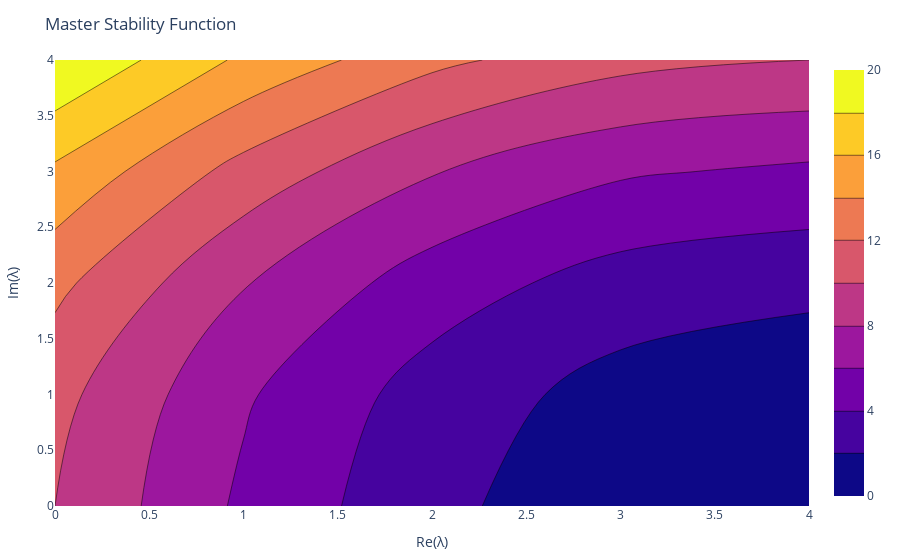

Notebook source saved alongside this figure:
### Code cell
using PlotlyJS
using LaTeXStrings

layout = Layout(
    title="Master Stability Function",
    xaxis_title="Re(λ)",
    yaxis_title="Im(λ)",
    legend_title="Legend Title"
)
c = contour(
    z=[
        10      10.625      12.5       15.625     20
        5.625    6.25       8.125      11.25      15.625
        2.5      3.125      5.         8.125      12.5
        0.625    1.25       3.125      6.25       10.625
        0        0.625      2.5        5.625      10
    ]'
)
plot(c, layout)

### Figure 1 — Plotly figure (JSON) as saved in the notebook; plotly's stock layout.template omitted (floating-point values rounded to 4 significant figures)
{"data": [{"autocontour": true, "contours": {"end": 18, "size": 2, "start": 2}, "transpose": true, "type": "contour", "z": [[10, 10.62, 12.5, 15.62, 20], [5.625, 6.25, 8.125, 11.25, 15.62], [2.5, 3.125, 5, 8.125, 12.5], [0.625, 1.25, 3.125, 6.25, 10.62], [0, 0.625, 2.5, 5.625, 10]]}], "layout": {"autosize": true, "legend": {"title": "Legend Title"}, "margin": {"b": 50, "l": 50, "r": 50, "t": 60}, "title": {"text": "Master Stability Function"}, "xaxis": {"autorange": true, "range": [0, 4], "title": {"text": "Re(λ)"}}, "yaxis": {"autorange": true, "range": [0, 4], "title": {"text": "Im(λ)"}}}}
